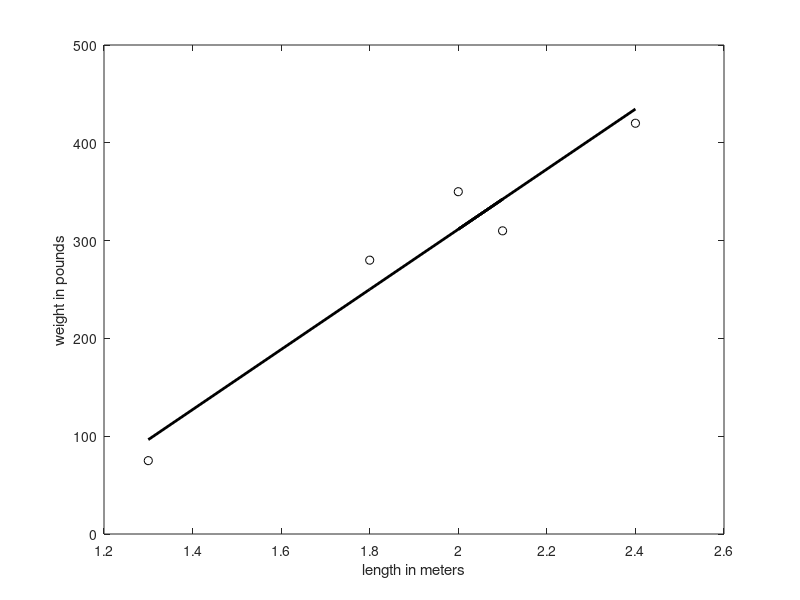

Write MATLAB code to recreate this figure.
%
% Simple linear regression, Example 1.1, Chapter 1.
% 
% written by John Bardsley 2016.
%
% Measured weights of lions
b = [420,350,310,280,75]';
% Measured lengths of lions.
ell = [2.4,2.0,2.1,1.8,1.3]';
% Create the design matrix A
A = [ones(size(ell)),ell];
% Finally, compute the least squares solution and plot the best fit line
% together with the data.
xhat = A\b;   % this computes the least squares solution
figure(1)
plot(ell,b,'ok',ell,xhat(1)+xhat(2)*ell,'-k','LineWidth',2)
xlabel('length in meters'), ylabel('weight in pounds')
